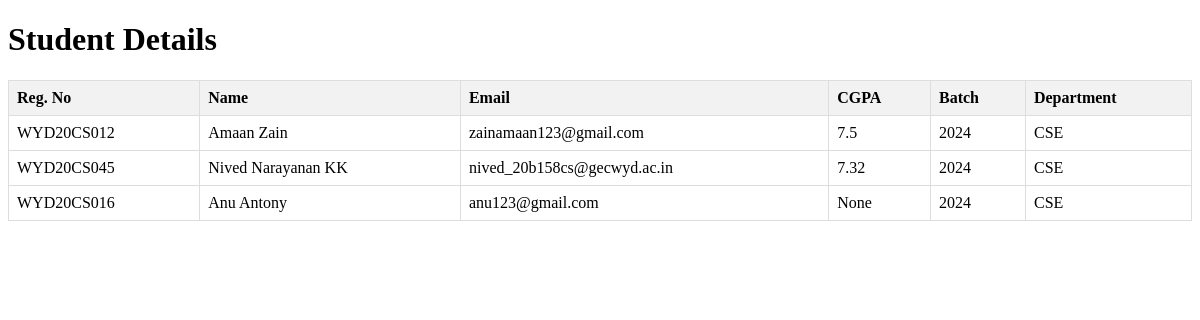
Page /StudentDetails/2 on the committed database.
### Student/models.py (models this page shows, shortened)
class Profile(models.Model):
    user = models.OneToOneField(User, on_delete=models.CASCADE)
    username=models.CharField(blank=False,max_length=30,null=False,default="WYD")
    name = models.CharField(max_length=100)
    profile_picture = models.ImageField(upload_to='profile_pics/', blank=True,default=settings.DEFAULT_PROFILE_PIC)
    cgpa = models.FloatField(null=True, blank=True)
    batch = models.CharField(max_length=20, null=True, blank=True)
    department = models.CharField(max_length=100, null=True, blank=True)
    email = models.EmailField(max_length=254, blank=True)

### PlacementOfficer/views.py (the view)
# urls.py: path('StudentDetails/<int:job_id>',views.view_student,name="view_student"),
def view_student(request,job_id):
    student_jobs = StudentOnCampusJobs.objects.filter(company_id_id=job_id)
    student_ids = student_jobs.values_list('student_id', flat=True)
    profiles = Profile.objects.filter(id__in=student_ids)
    '''for p in profiles:
       print(p.name," ",p.cgpa," ",p.email)'''
    return render(request, 'PlacementOfficer/StudentDetails.html',{'profiles': profiles})

### PlacementOfficer/templates/PlacementOfficer/StudentDetails.html (shortened to what this page needs)
<!DOCTYPE html>
<html lang="en">
<head>
</head>
<body>
    <h1>Student Details</h1>
    <table>
        <thead>
            <tr>
                <th>Reg. No</th>
                <th>Name</th>
                <th>Email</th>
                <th>CGPA</th>
                <th>Batch</th>
                <th>Department</th>
            </tr>
        </thead>
        <tbody>
            {% for profile in profiles %}
            <tr>
                <td>{{ profile.username }}</td>
                <td>{{ profile.name }}</td>
                <td>{{ profile.email }}</td>
                <td>{{ profile.cgpa }}</td>
                <td>{{ profile.batch }}</td>
                <td>{{ profile.department }}</td>
            </tr>
            {% endfor %}
        </tbody>
    </table>
</body>
</html>

### PlacementOfficer/templates/PlacementOfficer/StudentDetails.html (style rules this page uses)
table { width: 100%; border-collapse: collapse; }
th, td { padding: 8px; border: 1px solid #ddd; text-align: left; }
th { background-color: #f2f2f2; }

### rows in the picture
Profile: username "WYD20CS012", name "Amaan Zain", email "zainamaan123@gmail.com", cgpa "7.5", batch "2024", department "CSE"
Profile: username "WYD20CS045", name "Nived Narayanan KK", email "nived_20b158cs@gecwyd.ac.in", cgpa "7.32", batch "2024", department "CSE"
Profile: username "WYD20CS016", name "Anu Antony", email "anu123@gmail.com", cgpa "None", batch "2024", department "CSE"
